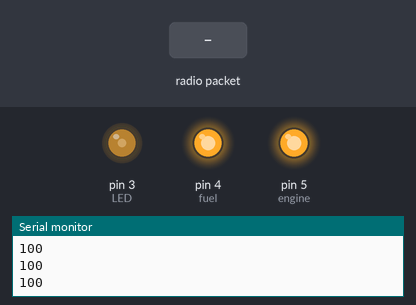
A sketch run on a simulated Arduino Uno, built with avr-gcc and run on an emulated ATmega328P. On the bench: output pins drawn as LEDs (lit = HIGH), the last lines printed to the serial monitor. The test bench sets the inputs (shaded band). No radio packets arrive unless stated.

Above: at 1.2 s.
1.3 s: radio packet "255" arrives
At 2.4 s:
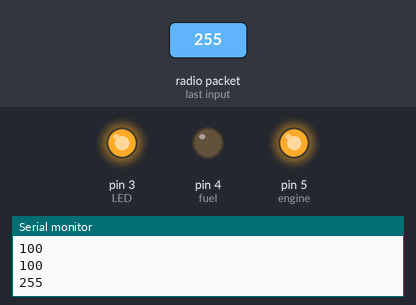
2.8 s: radio packet "0" arrives
At 5.7 s:
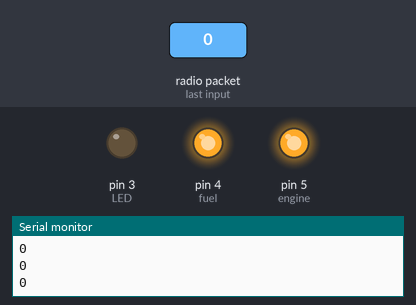
5.8 s: radio packet "5" arrives
At 7.0 s:
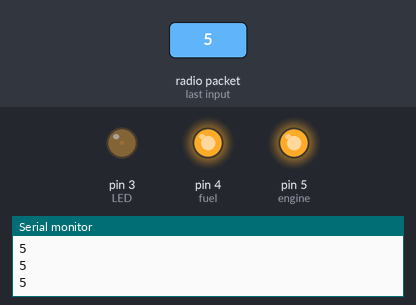
7.3 s: radio packet "200" arrives
At 8.1 s:
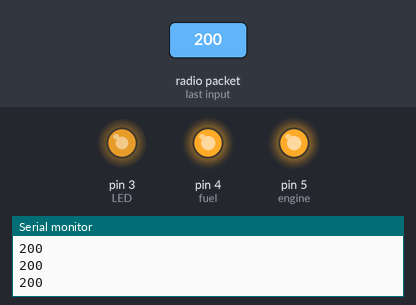
Timing chart, 0 to 9.8 s (numbered marks = the images above; inputs shaded):
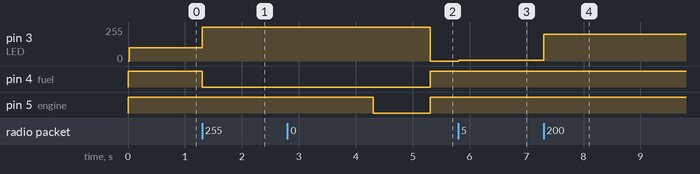

Measured:
- after the input at 1.3 s, pin 3 (LED): 100/255 → 255/255 at once; pin 4 (fuel): HIGH → LOW at once
- after the input at 2.8 s, pin 3 (LED): 255/255 → 0/255 after 2.5 s; pin 4 (fuel): LOW → HIGH after 2.5 s
- after the input at 5.8 s, pin 3 (LED): 0/255 → 5/255 at once
- after the input at 7.3 s, pin 3 (LED): 5/255 → 200/255 at once

The sketch:

LORA_RECEIVER1.ino
```cpp
#include <SPI.h>
#include <LoRa.h>
int LED = 3;
#define fuel 4
#define engine 5
String inString = "";    // string to hold input
int val = 100;

void setup() {
  Serial.begin(9600);
  pinMode(LED,OUTPUT);
  pinMode(fuel, OUTPUT);
  pinMode(engine, OUTPUT);
  digitalWrite(fuel, HIGH);
  digitalWrite(engine, HIGH);

  while (!Serial);
  Serial.println("LoRa Receiver");
  if (!LoRa.begin(433E6)) { // or 915E6
    Serial.println("Starting LoRa failed!");
    while (1);
  }
}

void loop() {

  // try to parse packet
  int packetSize = LoRa.parsePacket();
  if (packetSize) {
    // read packet
    while (LoRa.available())
    {
      int inChar = LoRa.read();
      inString += (char)inChar;
      val = inString.toInt();
    }
    inString = "";
    LoRa.packetRssi();
  }

  Serial.println(val);
  analogWrite(LED, val);
  if( val ==255)
      {
       digitalWrite(LED,HIGH);
       digitalWrite(fuel , LOW);
       delay(3000);
       digitalWrite(engine , LOW);
       delay(1000);
       digitalWrite(engine , HIGH);

      }
      else if(val==0)
      {
       digitalWrite(LED,LOW);
       digitalWrite(fuel , HIGH);
      }


}
```
